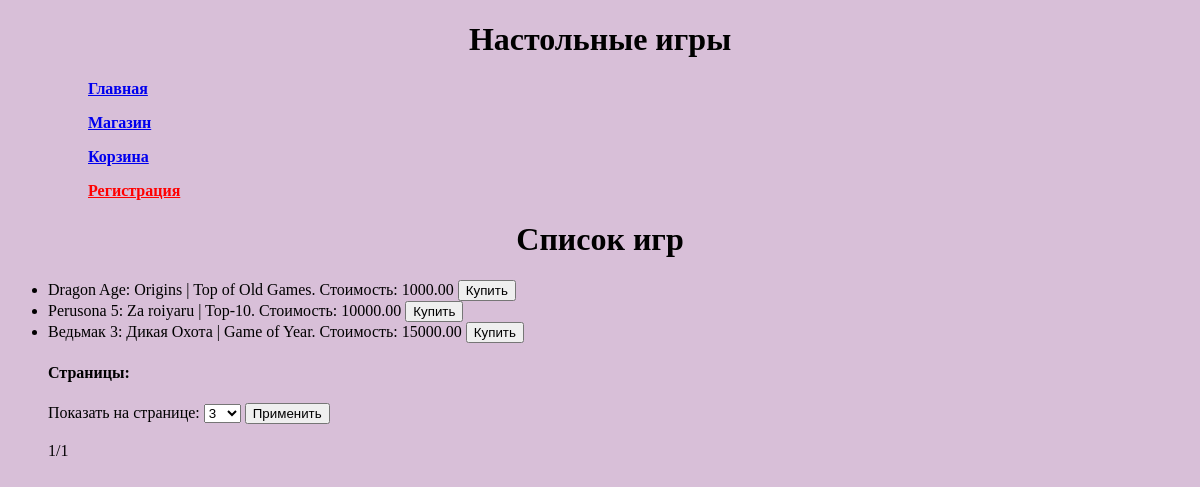
The page /games/ on the database as committed earlier.
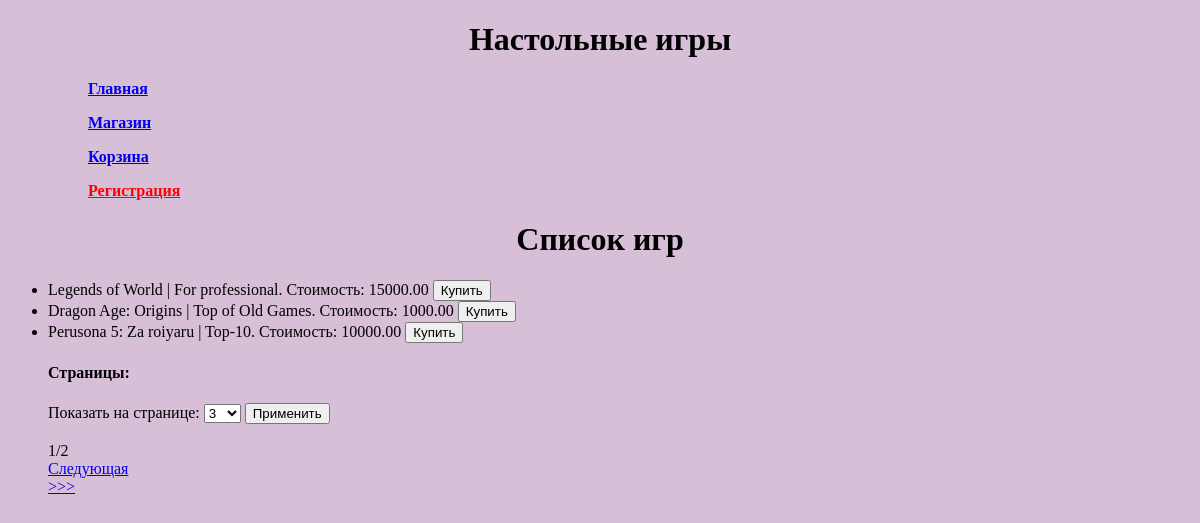
The same page on the database as committed later.
### task1/models.py (models this page shows, shortened)
class Games(models.Model):
    title = models.CharField(max_length=50)
    cost = models.DecimalField(max_digits=9, decimal_places=2)
    size = models.DecimalField(max_digits=10, decimal_places=3)
    description = models.TextField()
    age_limited = models.BooleanField(default=False)
    buyer = models.ManyToManyField(Buyer, related_name='Games')

### task1/views.py (the view)
# urls.py: path('games/', paginator_func),
def paginator_func(request):
    games = Games.objects.all().order_by('-id')
    per_page = request.GET.get('per_page',3)
    paginator = Paginator(games, per_page)
    page_number = request.GET.get('page')
    try:
        page_obj = paginator.get_page(page_number)
    except PageNotAnInteger:
        page_obj = paginator.page(1)
    except EmptyPage:
        page_obj = paginator.page(paginator.num_pages)
    context = {
        'page_obj': page_obj,
        'per_page': per_page,
    }
    return render(request, 'games.html', context)

### templates/games.html (shortened to what this page needs)
<!DOCTYPE html>
<html lang="en">
{% extends 'menu.html' %}
        {% block pagename %}
        <h1>Настольные игры</h1>
        {% endblock %}
        {% block menu %}
        {{ block.super }}
        {% endblock %}
    {% block content %}
    <h1>Список игр</h1>
    <ul>
        {% for game in page_obj %}
            <li>{{ game.title }} | {{ game.description }}. Стоимость: {{ game.cost }}
                    <button>Купить</button></li>
        {% empty %}
            <p>Нет игр.</p>
        {% endfor %}
    </ul>
    <div class="pagination">
        <ul>
        <h4>Страницы:</h4>
        <form method="get">
            <label for="per_page">Показать на странице:</label>
            <select id="per_page" name="per_page" >
                <option value="3">3</option>
            </select>
            <button type="submit" class="paginator_bt">Применить</button>
        </form>
            <br>{{ page_obj.number }}/{{ page_obj.paginator.num_pages }}
            {% if page_obj.has_next %}
                <br><a href="?page={{ page_obj.next_page_number }}">Следующая</a>
                <br><a href="?page={{ page_obj.paginator.num_pages }}">>>></a>
            {% endif %}
        </ul>
    </div>
    {% endblock %}

### templates/menu.html (shortened to what this page needs)
<!DOCTYPE html>
{% load static %}
<html lang="en">
<head>
    <link rel="stylesheet" type="text/css" href="{% static 'style.css' %}">
</head>
<body>
    <pagename>
        {% block pagename %}{% endblock %}
    </pagename>
    <menu>
         {% block menu %}
         <ul>
             <h4><p><a href="http://127.0.0.1:8000/"> Главная</a></p>
             <p><a href="http://127.0.0.1:8000/games"> Магазин</a></p>
             <p><a href="http://127.0.0.1:8000/cart"> Корзина</a></p>
             <p><a href="http://127.0.0.1:8000/django_sign_up" style="color: red"> Регистрация</a></p></h4>
        </ul>
        {% endblock %}
    </menu>
    <content>
        {% block content %}{% endblock %}
    </content>
</body>
</html>

### static/style.css (style rules this page uses)
body { background-color: #D8BFD8; }
h1 { text-align: center; }

Rows that differ between the two databases and show on the page:
no longer on this page (row unchanged): Games: title "Ведьмак 3: Дикая Охота", description "Game of Year", cost "15000.00"
added Games: title "Legends of World", description "For professional", cost "15000.00"
Other text that changed with them:
{{ page_obj.paginator.num_pages }}: "1" → "2"
text now shown: "Следующая >>>"
